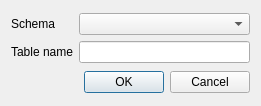
<?xml version="1.0" encoding="UTF-8"?>
<ui version="4.0">
 <class>CreateTableDialog</class>
 <widget class="QDialog" name="CreateTableDialog">
  <property name="geometry">
   <rect>
    <x>0</x>
    <y>0</y>
    <width>261</width>
    <height>106</height>
   </rect>
  </property>
  <property name="windowTitle">
   <string>Dialog</string>
  </property>
  <layout class="QVBoxLayout" name="verticalLayout">
   <item>
    <layout class="QGridLayout" name="gridLayout">
     <item row="0" column="0">
      <widget class="QLabel" name="label_3">
       <property name="text">
        <string>Schema</string>
       </property>
      </widget>
     </item>
     <item row="0" column="1">
      <widget class="QComboBox" name="schema"/>
     </item>
     <item row="1" column="0">
      <widget class="QLabel" name="label_2">
       <property name="text">
        <string>Table name</string>
       </property>
      </widget>
     </item>
     <item row="1" column="1">
      <widget class="QLineEdit" name="tableName"/>
     </item>
    </layout>
   </item>
   <item>
    <widget class="QDialogButtonBox" name="buttonBox">
     <property name="orientation">
      <enum>Qt::Orientation::Horizontal</enum>
     </property>
     <property name="standardButtons">
      <set>QDialogButtonBox::StandardButton::Cancel|QDialogButtonBox::StandardButton::Ok</set>
     </property>
    </widget>
   </item>
  </layout>
 </widget>
 <resources/>
 <connections>
  <connection>
   <sender>buttonBox</sender>
   <signal>accepted()</signal>
   <receiver>CreateTableDialog</receiver>
   <slot>accept()</slot>
   <hints>
    <hint type="sourcelabel">
     <x>248</x>
     <y>254</y>
    </hint>
    <hint type="destinationlabel">
     <x>157</x>
     <y>274</y>
    </hint>
   </hints>
  </connection>
  <connection>
   <sender>buttonBox</sender>
   <signal>rejected()</signal>
   <receiver>CreateTableDialog</receiver>
   <slot>reject()</slot>
   <hints>
    <hint type="sourcelabel">
     <x>316</x>
     <y>260</y>
    </hint>
    <hint type="destinationlabel">
     <x>286</x>
     <y>274</y>
    </hint>
   </hints>
  </connection>
 </connections>
</ui>
